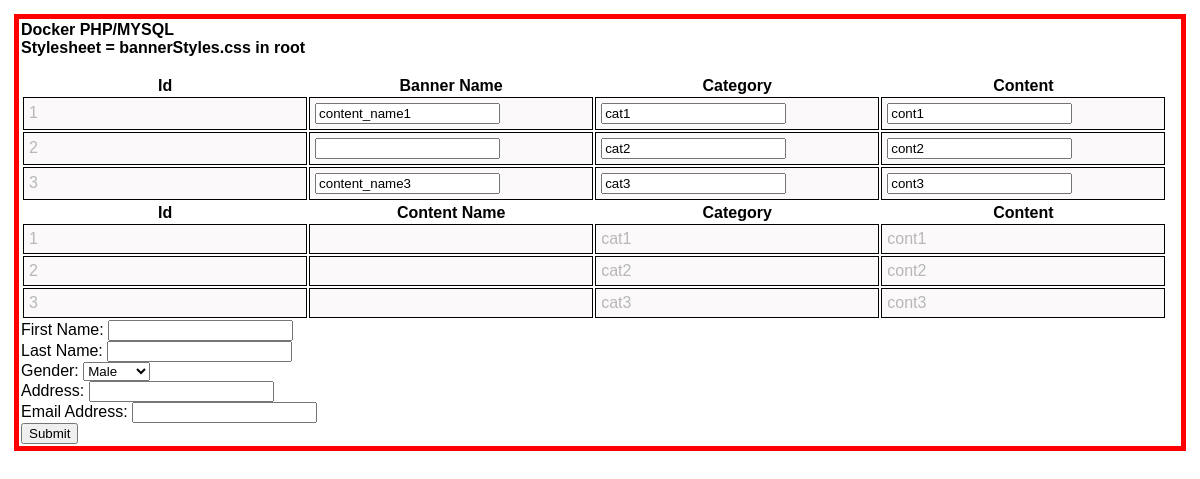
/php/index.php, run on the app's committed database.
### tables this page shows
CREATE TABLE content (
                         id INT NOT NULL AUTO_INCREMENT,
                         content_name VARCHAR(100),
                         category VARCHAR(100) NOT NULL,
                         content VARCHAR(2000) NOT NULL,
                         PRIMARY KEY(id)
);

CREATE TABLE positions (
                         id INT NOT NULL AUTO_INCREMENT,
                         position_name VARCHAR(100),
                         category VARCHAR(100) NOT NULL,
                         content VARCHAR(2000) NOT NULL,
                         PRIMARY KEY(id)
);

### php/index.php (the view, shortened to what this page needs)
<!doctype html>
<html lang="en">
<head>
    <link href="bannerStyles.css" rel="stylesheet">
</head>
<body>
    <div id="container">
    <h1>Docker PHP/MYSQL</h1>
    <h2>Stylesheet = bannerStyles.css in root</h2>
    <br />
    <div class=".db-table">
        <table class="list">
            <tr>
                <th>Id</th>
                <th>Banner Name</th>
                <th>Category</th>
                <th>Content</th>
            </tr>
            <?php
            try {
                $dbh = new PDO('mysql:host=db;port=3306;dbname=app', $_ENV['user'], $_ENV['pass']);
                foreach ($dbh->query('SELECT * from content') as $row) {
                    $html = "<tr><td>${row['id']}</td>
                             <td><input name='contentnameinput_${row['id']}' value='${row['content_name']}'></td>
                             <td><input name='categoryinput_${row['id']}' value='${row['category']}'></td>
                             <td><input name='contentinput_${row['id']}' value='${row['content']}'></td></tr>";
                    echo $html;
                }
            } catch (PDOException $e) {
                print "Error!: " . $e->getMessage() . "<br/>";
                die();
            }
            ?>
        </table>
    </div>
        <div class=".db-table">
            <table class="list">
                <tr>
                    <th>Id</th>
                    <th>Content Name</th>
                    <th>Category</th>
                    <th>Content</th>
                </tr>
                <?php
                try {
                    $dbh = new PDO('mysql:host=db;port=3306;dbname=app', $_ENV['user'], $_ENV['pass']);
                    foreach ($dbh->query('SELECT * from positions') as $row) {
                        $html = "<tr><td>${row['id']}</td>
                                 <td>${row['banner_name']}</td>
                                 <td>${row['category']}</td>
                                 <td>${row['content']}</td>
                                 </tr>";
                        echo $html;
                    }
                } catch (PDOException $e) {
                    print "Error!: " . $e->getMessage() . "<br/>";
                    die();
                }
                ?>
            </table>
        </div>
        <form method="POST">
            <p>
                <label for="firstName">First Name:</label>
                <input type="text" name="first_name" id="firstName" required>
            </p>
            <p>
                <label for="lastName">Last Name:</label>
                <input type="text" name="last_name" id="lastName" required>
            </p>
            <p>
                <label for="Gender">Gender:</label>
                <select name="gender" id="Gender">
                    <option value="Male">Male</option>
                </select>
            </p>
            <p>
                <label for="Address">Address:</label>
                <input type="text" name="address" id="Address" required>
            </p>
            <p>
                <label for="emailAddress">Email Address:</label>
                <input type="text" name="email" id="emailAddress" pattern=".+@gmail.com" required>
            </p>
            <input type="submit" value="Submit">
        </form>
    </div>
</body>
</html>

### php/bannerStyles.css (style rules this page uses)
html,body,div,span,applet,object,iframe,h1,h2,h3,h4,h5,h6,p,blockquote,pre,a,abbr,acronym,address,big,cite,code,del,dfn,em,font,img,ins,kbd,q,s,samp,small,strike,strong,sub,sup,tt,var,b,u,i,center,dl,dt,dd,ol,ul,li,fieldset,form,label,legend,table,caption,tbody,tfoot,thead,tr,th,td { border:0;outline:0;font-size:100%;vertical-align:baseline;background:transparent;margin:0;padding:0; }
html { margin:4px; }
table.list { width:99%; }
table.list td { padding:5px;background:none repeat 0 0 #FBF9FA;color:#B7B7B7;width:25% }
div#container { padding:2px;margin:10px;border: 5px solid red }
body { font-family: Arial, Helvetica, sans-serif; }
table { font-size: 1em; }

### php/index.php (style rules this page uses)
table td { border:1px solid #000;width:25% }

### data on the page
content: id "1", content_name "content_name1", category "cat1", content "cont1"
content: id "2", category "cat2", content "cont2"
content: id "3", content_name "content_name3", category "cat3", content "cont3"
positions: id "1", category "cat1", content "cont1"
positions: id "2", category "cat2", content "cont2"
positions: id "3", category "cat3", content "cont3"
